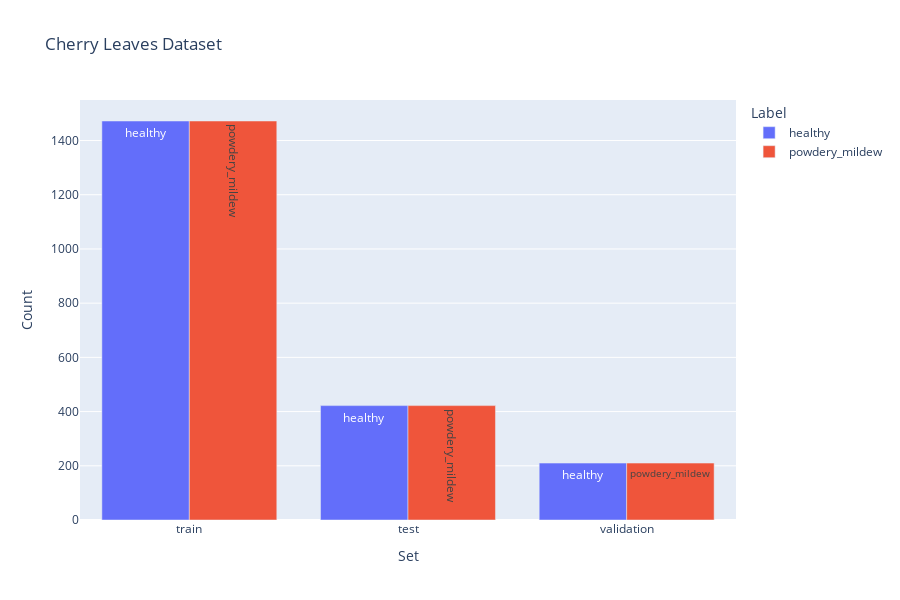
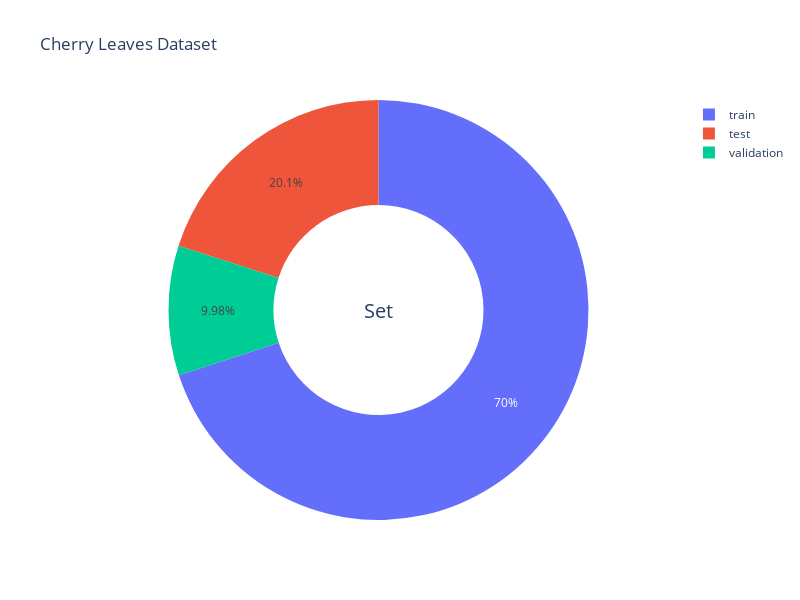

These figures' notebook cell, in order:
### Markdown cell above
Label Distribution

### Code cell
fig = px.bar(df_freq, 
            x="Set", 
            y="Count", 
            color='Label', 
            title="Cherry Leaves Dataset",
            barmode="group",
            text="Label")
fig.update_layout(
    autosize=False,
    width=900, 
    height=600, 
    )
fig.show()
fig.write_image(f'outputs/v1/label_distribution.png')




df_freq_pie = df_freq.groupby('Set')['Count'].sum().reset_index()

fig = go.Figure(data=[go.Pie(
    labels=df_freq_pie['Set'], 
    values=df_freq_pie['Count'],
    hole=0.5,
    marker=dict(colors=['#EF553B', '#636EFA', '#00CC96'])
)])

fig.update_layout(
    title_text='Cherry Leaves Dataset',
    width=800, 
    height=600,
    annotations=[dict(text='Set', x=0.5, y=0.5, font_size=20, showarrow=False)]
)
fig.write_image(f'{file_path}/label_distribution_pie.png')
fig.show()

### Figure 1 — Plotly figure (JSON) as saved in the notebook; plotly's stock layout.template omitted (floating-point values rounded to 4 significant figures)
{"data": [{"alignmentgroup": "True", "hovertemplate": "Label=%{text}<br>Set=%{x}<br>Count=%{y}<extra></extra>", "legendgroup": "healthy", "marker": {"color": "#636efa"}, "name": "healthy", "offsetgroup": "healthy", "orientation": "v", "showlegend": true, "text": ["healthy", "healthy", "healthy"], "textposition": "auto", "type": "bar", "x": ["train", "test", "validation"], "xaxis": "x", "y": [1472, 422, 210], "yaxis": "y"}, {"alignmentgroup": "True", "hovertemplate": "Label=%{text}<br>Set=%{x}<br>Count=%{y}<extra></extra>", "legendgroup": "powdery_mildew", "marker": {"color": "#EF553B"}, "name": "powdery_mildew", "offsetgroup": "powdery_mildew", "orientation": "v", "showlegend": true, "text": ["powdery_mildew", "powdery_mildew", "powdery_mildew"], "textposition": "auto", "type": "bar", "x": ["train", "test", "validation"], "xaxis": "x", "y": [1472, 422, 210], "yaxis": "y"}], "layout": {"autosize": false, "barmode": "group", "height": 600, "legend": {"title": {"text": "Label"}, "tracegroupgap": 0}, "title": {"text": "Cherry Leaves Dataset"}, "width": 900, "xaxis": {"anchor": "y", "domain": [0, 1], "title": {"text": "Set"}}, "yaxis": {"anchor": "x", "domain": [0, 1], "title": {"text": "Count"}}}}

### Figure 2 — Plotly figure (JSON) as saved in the notebook; plotly's stock layout.template omitted (floating-point values rounded to 4 significant figures)
{"data": [{"hole": 0.5, "labels": ["test", "train", "validation"], "marker": {"colors": ["#EF553B", "#636EFA", "#00CC96"]}, "type": "pie", "values": [844, 2944, 420]}], "layout": {"annotations": [{"font": {"size": 20}, "showarrow": false, "text": "Set", "x": 0.5, "y": 0.5}], "height": 600, "title": {"text": "Cherry Leaves Dataset"}, "width": 800}}
